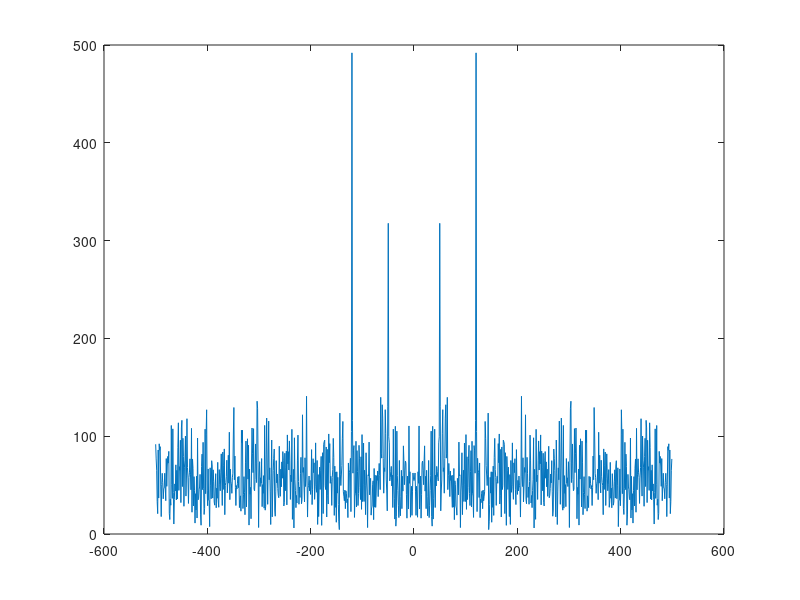

Here is the MATLAB script that generated this plot:
load('array.mat');
x = (0:1/fs:time-1/fs);
plot(x,y);

F = fftshift(abs(fft(y,N)));
x2 = -fs/2:fs/N:fs/2-fs/N;
plot(x2, F);